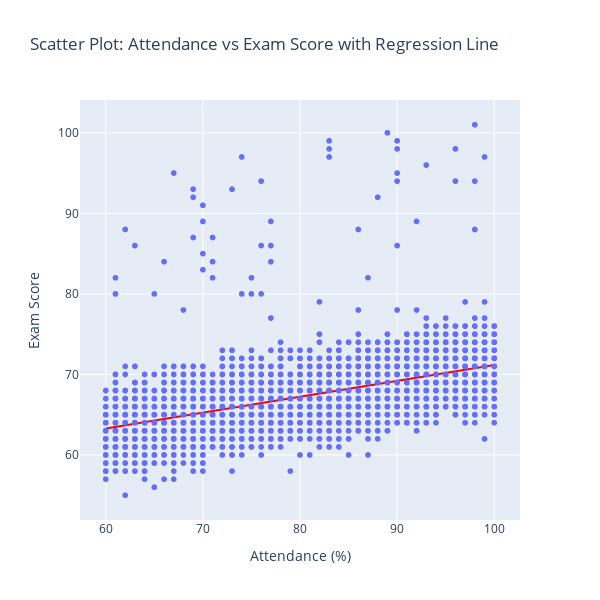

The code cell stored with this chart in its notebook:
### Code cell
fig = px.scatter(
    df,
    x='Attendance',
    y='Exam_Score',
    title='Scatter Plot: Attendance vs Exam Score with Regression Line',
    labels={
        'Attendance': 'Attendance (%)',
        'Exam_Score': 'Exam Score'
    }
)

fig.add_trace(go.Scatter(
    x=attendance_range,
    y=y_pred_line,
    mode='lines',
    line=dict(color='red'),
    hovertext=[f"Predicted Score: {score:.2f}" for score in y_pred_line]
))

fig.update_layout(showlegend=False,
        width=600,
        height=600,)
fig.show()

### Figure 1 — Plotly figure (JSON) as saved in the notebook; plotly's stock layout.template omitted (floating-point values rounded to 4 significant figures; data arrays with more than 128 entries replaced by an {"elided": "..."} marker saying what was removed)
{"data": [{"hovertemplate": "Attendance (%)=%{x}<br>Exam Score=%{y}<extra></extra>", "legendgroup": "", "marker": {"color": "#636efa", "symbol": "circle"}, "mode": "markers", "name": "", "showlegend": false, "type": "scattergl", "x": {"elided": "6607 int values"}, "xaxis": "x", "y": {"elided": "6607 int values"}, "yaxis": "y"}, {"hovertext": ["Predicted Score: 63.30", "Predicted Score: 63.38", "Predicted Score: 63.46", "Predicted Score: 63.54", "Predicted Score: 63.62", "Predicted Score: 63.70", "Predicted Score: 63.78", "Predicted Score: 63.86", "Predicted Score: 63.94", "Predicted Score: 64.02", "Predicted Score: 64.10", "Predicted Score: 64.18", "Predicted Score: 64.26", "Predicted Score: 64.33", "Predicted Score: 64.41", "Predicted Score: 64.49", "Predicted Score: 64.57", "Predicted Score: 64.65", "Predicted Score: 64.73", "Predicted Score: 64.81", "Predicted Score: 64.89", "Predicted Score: 64.97", "Predicted Score: 65.05", "Predicted Score: 65.13", "Predicted Score: 65.21", "Predicted Score: 65.29", "Predicted Score: 65.37", "Predicted Score: 65.45", "Predicted Score: 65.53", "Predicted Score: 65.61", "Predicted Score: 65.69", "Predicted Score: 65.77", "Predicted Score: 65.84", "Predicted Score: 65.92", "Predicted Score: 66.00", "Predicted Score: 66.08", "Predicted Score: 66.16", "Predicted Score: 66.24", "Predicted Score: 66.32", "Predicted Score: 66.40", "Predicted Score: 66.48", "Predicted Score: 66.56", "Predicted Score: 66.64", "Predicted Score: 66.72", "Predicted Score: 66.80", "Predicted Score: 66.88", "Predicted Score: 66.96", "Predicted Score: 67.04", "Predicted Score: 67.12", "Predicted Score: 67.20", "Predicted Score: 67.28", "Predicted Score: 67.35", "Predicted Score: 67.43", "Predicted Score: 67.51", "Predicted Score: 67.59", "Predicted Score: 67.67", "Predicted Score: 67.75", "Predicted Score: 67.83", "Predicted Score: 67.91", "Predicted Score: 67.99", "Predicted Score: 68.07", "Predicted Score: 68.15", "Predicted Score: 68.23", "Predicted Score: 68.31", "Predicted Score: 68.39", "Predicted Score: 68.47", "Predicted Score: 68.55", "Predicted Score: 68.63", "Predicted Score: 68.71", "Predicted Score: 68.78", "Predicted Score: 68.86", "Predicted Score: 68.94", "Predicted Score: 69.02", "Predicted Score: 69.10", "Predicted Score: 69.18", "Predicted Score: 69.26", "Predicted Score: 69.34", "Predicted Score: 69.42", "Predicted Score: 69.50", "Predicted Score: 69.58", "Predicted Score: 69.66", "Predicted Score: 69.74", "Predicted Score: 69.82", "Predicted Score: 69.90", "Predicted Score: 69.98", "Predicted Score: 70.06", "Predicted Score: 70.14", "Predicted Score: 70.22", "Predicted Score: 70.29", "Predicted Score: 70.37", "Predicted Score: 70.45", "Predicted Score: 70.53", "Predicted Score: 70.61", "Predicted Score: 70.69", "Predicted Score: 70.77", "Predicted Score: 70.85", "Predicted Score: 70.93", "Predicted Score: 71.01", "Predicted Score: 71.09", "Predicted Score: 71.17"], "line": {"color": "red"}, "mode": "lines", "type": "scatter", "x": [60, 60.4, 60.81, 61.21, 61.62, 62.02, 62.42, 62.83, 63.23, 63.64, 64.04, 64.44, 64.85, 65.25, 65.66, 66.06, 66.46, 66.87, 67.27, 67.68, 68.08, 68.48, 68.89, 69.29, 69.7, 70.1, 70.51, 70.91, 71.31, 71.72, 72.12, 72.53, 72.93, 73.33, 73.74, 74.14, 74.55, 74.95, 75.35, 75.76, 76.16, 76.57, 76.97, 77.37, 77.78, 78.18, 78.59, 78.99, 79.39, 79.8, 80.2, 80.61, 81.01, 81.41, 81.82, 82.22, 82.63, 83.03, 83.43, 83.84, 84.24, 84.65, 85.05, 85.45, 85.86, 86.26, 86.67, 87.07, 87.47, 87.88, 88.28, 88.69, 89.09, 89.49, 89.9, 90.3, 90.71, 91.11, 91.52, 91.92, 92.32, 92.73, 93.13, 93.54, 93.94, 94.34, 94.75, 95.15, 95.56, 95.96, 96.36, 96.77, 97.17, 97.58, 97.98, 98.38, 98.79, 99.19, 99.6, 100], "y": [63.3, 63.38, 63.46, 63.54, 63.62, 63.7, 63.78, 63.86, 63.94, 64.02, 64.1, 64.18, 64.26, 64.33, 64.41, 64.49, 64.57, 64.65, 64.73, 64.81, 64.89, 64.97, 65.05, 65.13, 65.21, 65.29, 65.37, 65.45, 65.53, 65.61, 65.69, 65.77, 65.84, 65.92, 66.0, 66.08, 66.16, 66.24, 66.32, 66.4, 66.48, 66.56, 66.64, 66.72, 66.8, 66.88, 66.96, 67.04, 67.12, 67.2, 67.28, 67.35, 67.43, 67.51, 67.59, 67.67, 67.75, 67.83, 67.91, 67.99, 68.07, 68.15, 68.23, 68.31, 68.39, 68.47, 68.55, 68.63, 68.71, 68.78, 68.86, 68.94, 69.02, 69.1, 69.18, 69.26, 69.34, 69.42, 69.5, 69.58, 69.66, 69.74, 69.82, 69.9, 69.98, 70.06, 70.14, 70.22, 70.29, 70.37, 70.45, 70.53, 70.61, 70.69, 70.77, 70.85, 70.93, 71.01, 71.09, 71.17]}], "layout": {"height": 600, "legend": {"tracegroupgap": 0}, "showlegend": false, "title": {"text": "Scatter Plot: Attendance vs Exam Score with Regression Line"}, "width": 600, "xaxis": {"anchor": "y", "domain": [0, 1], "title": {"text": "Attendance (%)"}}, "yaxis": {"anchor": "x", "domain": [0, 1], "title": {"text": "Exam Score"}}}}
